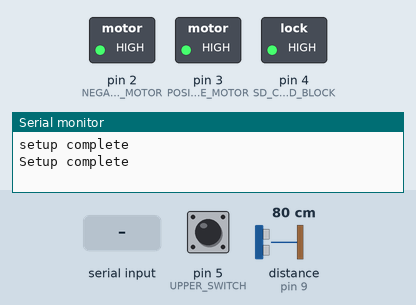
Simulated run of this sketch. Board: Arduino Uno, built with avr-gcc and run on an emulated ATmega328P. Shown: switched loads named in the sketch (green lamp = pin HIGH), the last lines printed to the serial monitor. Dashed ring = blinking. Inputs (shaded band) come from the test bench; at power-on: pin 5 (UPPER_SWITCH) LOW, distance to the obstacle (sensor on pin 9) 80 cm. The echo pulse lasts 58.3 µs per cm; pins used as bus, display or sensor lines are not drawn.

Above: at 1.2 s.
1.3 s: "L90\n" received over Serial
At 7.2 s:
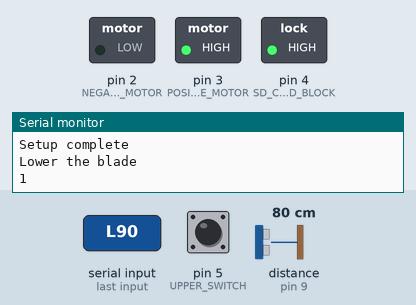
7.3 s: "U90\n" received over Serial
10.3 s: "L,45\n" received over Serial
At 10.8 s:
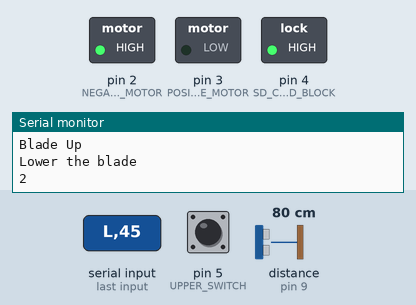
Timing chart, 0 to 17.5 s (numbered marks = the images above; inputs shaded):
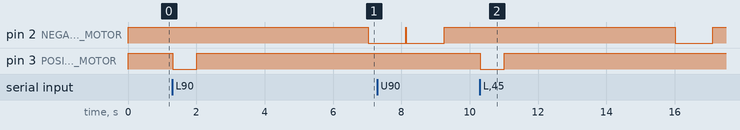

Measured:
- after the input at 1.3 s, pin 2 (NEGATIVE_MOTOR): HIGH → LOW after 5.7 s; pin 3 (POSITIVE_MOTOR): HIGH → LOW at once, → HIGH 0.70 s later
- after the input at 10.3 s, pin 2 (NEGATIVE_MOTOR): HIGH → LOW after 5.7 s, → HIGH 1.1 s later; pin 3 (POSITIVE_MOTOR): HIGH → LOW at once, → HIGH 0.70 s later

The sketch:

halloween2019.ino
```cpp
// Guillotine control
#include <Ethernet.h>

/// Walk through the pins
#define SERIAL_IN 0
#define SERIAL_OUT 1

#define NEGATIVE_MOTOR 2   // Other side
#define POSITIVE_MOTOR 3    // Two relays control the motor
#define SD_CARD_BLOCK 4
#define UPPER_SWITCH 5
#define TRIG_PIN 8       // Trigger pin for echo
#define ECHO_PIN 9       // Pin for reading in1
#define LED 13
// Pin 10-13 are used by ethernet shield

#define RELOAD_DELAY 5000L  // Time to leave blade down before raising it up again
#define ARMED_DELAY 2500L   // Time to wait before blade can fall again

boolean bladeUp = false;
boolean armed = false;

long reloadTimer = 0;
boolean autoReload = true;

long armedTimer = 0;

int counter = 0;

byte mac[] = { 0xDE, 0xEF, 0xFF, 0xEF, 0xFE, 0xEA }; //physical mac address
byte ip[] = { 10, 0, 0, 98 }; // arduino server ip in lan
EthernetServer server(80); //arduino server port
IPAddress computer(10,0,0,12);
boolean reportDrops = false;    // Make a web request when the blade falls.

void setup() {
  // initialize digital pins.
  pinMode(POSITIVE_MOTOR, OUTPUT);
  digitalWrite(POSITIVE_MOTOR, HIGH);    // turn the drill off
  pinMode(NEGATIVE_MOTOR, OUTPUT);
  digitalWrite(NEGATIVE_MOTOR, HIGH);    // turn the drill off
  pinMode(UPPER_SWITCH, INPUT);

  pinMode(TRIG_PIN, OUTPUT); // Sets the trigPin as an Output
  pinMode(ECHO_PIN, INPUT); // Sets the echoPin as an Input

  // Open serial communications and wait for port to open:
  Serial.begin(9600);
  debug("setup complete");

  // Network start
  Ethernet.begin(mac, ip);
  server.begin();
  debug("Setup complete");

  // disable SD card - not needed with bent pin
  pinMode(SD_CARD_BLOCK, OUTPUT);
  digitalWrite(SD_CARD_BLOCK, HIGH);
}

void loop() {
  doRead();

  if(armed && bladeUp) {
    if(holeBlocked()) {
      dropTheBlade();
    }
  }

  checkButton();
  checkTimers();
  checkWebRequests();
  delay(20);
}

void checkWebRequests() {
  // Create a client connection
  EthernetClient client = server.available();
  if (client) {
    String readS;
    while (client.connected()) {
      if (client.available()) {
        char c = client.read();

        //read char by char HTTP request
        if (readS.length() < 100) {
          //store characters to string
          readS += c;
        }

        //if this is the end of a single line
        if (c == '\n') {
          //debug(readString);
          delay(1);

          // The loop ignore all string that are not a get request
          if(readS.indexOf("GET") == 0) {
            int commandLocation = readS.indexOf("command=");
            if(commandLocation > 0) {
              int command = readS.charAt(commandLocation + 8);
              doCommand(command);
            }
            htmlResponse(client);
            //stopping client
            client.stop();
            //debug("closed client");
          }
          //clearing string for next read
          readS="";
        }
      }
    }
  }
}

int parseNumber(String s, int start) {
  int val = s.charAt(start) - '0';
  start++;
  char next = s.charAt(start);
  while(next >= '0' && next <= '9') {
    val *= 10;
    val += next - '0';
    start++;
    next = s.charAt(start);
  }
  return val;
}

void htmlResponse(EthernetClient client) {
    //now output HTML data header
    client.println("HTTP/1.1 200 OK");
    client.println("Content-Type: text/html");
    client.println();
    client.println("<HTML>");
    client.println("<HEAD>");
    client.println("<TITLE>2019 Halloween</TITLE>");
    client.println("</HEAD>");
    client.println("<BODY>");
    client.println("<H1></H1>");
    client.println("<a href=\"a\">Refresh</a><br/>");
    client.println("<a href=\"a?command=U\">Raise the blade</a><br/>");
    client.println("<a href=\"a?command=L\">Lower the blade</a><br/>");
    if(autoReload) {
      client.println("Auto reload on. <a href=\"a?command=r\">Turn Off</a><br/>");
    } else {
      client.println("Auto reload off. <a href=\"a?command=R\">Turn On</a><br/>");
    }
    if(reportDrops) {
      client.println("reportDrops on. <a href=\"a?command=d\">Turn Off</a><br/>");
    } else {
      client.println("reportDrops off. <a href=\"a?command=D\">Turn On</a><br/>");
    }
    client.println("<br/>");
    client.println("</BODY>");
    client.println("</HTML>");
}

/** Read the serial port & run a command */
void doRead() {
  if(Serial.available() > 0) {
    int command = Serial.read();
    doCommand(command);
  }
}

/** Check the button state and light led */
void checkButton() {
  // read the state of the pushbutton value:
  int buttonState = digitalRead(UPPER_SWITCH);
  // check if the pushbutton is pressed. If it is, the buttonState is HIGH:
  if (buttonState == HIGH) {
    // turn LED on:
    digitalWrite(LED, HIGH);
  } else {
    // turn LED off:
    digitalWrite(LED, LOW);
  }
}

/** Simple int read */
int parseString(String s, int from, int to) {
  char carray[6];
  s.substring(from, to).toCharArray(carray, to - from + 1);
  int i = atoi(carray);
  return i;
}

/** Need to set timers since we are single threaded.  Need to continue to loop */
void checkTimers() {
  if(reloadTimer != 0 && reloadTimer < millis()) {
    reloadTimer = 0;
    raiseTheBlade();
  }
  if(armedTimer != 0 && armedTimer < millis()) {
    armedTimer = 0;
    armed = true;
  }
}

void debug(String s) {
  Serial.println(s);
}

void raiseTheBlade() {
  unsigned long endBy = millis() + 1100;

  digitalWrite(NEGATIVE_MOTOR, LOW);    // turn the drill on
  while(digitalRead(UPPER_SWITCH) == LOW && endBy > millis())
    delay(1);
  digitalWrite(NEGATIVE_MOTOR, HIGH);    // turn the drill off
  bladeUp = true;
  debug("Blade Up");
  armedTimer = millis() + ARMED_DELAY;
}

/** Drop the blade - Note this is a blocking call that holds the thread - change to timer if needed */
void dropTheBlade() {
  debug("Lower the blade");
  counter++;
  if(reportDrops) {         // If reporting is on, tell the server
    callPage(computer, 'd');;
  }
  Serial.println(counter);
  digitalWrite(POSITIVE_MOTOR, LOW);    // turn the drill off
  delay(700);
  digitalWrite(POSITIVE_MOTOR, HIGH);    // turn the drill off
  bladeUp = false;
  if(autoReload)
    reloadTimer = millis() + RELOAD_DELAY;
  armed = false;
}

/** Perform an action */
void doCommand(int command) {
  if(command == 'U') {    // UP - Raise the blade
    raiseTheBlade();
  }
  if(command == 'L') {    // LOWER - Drop the blade
    dropTheBlade();
  }
  if(command == 'R') {
    autoReload = true;
  }
  if(command == 'r') {
    autoReload = false;
  }
  if(command == 'D') {
    reportDrops = true;
  }
  if(command == 'd') {
    reportDrops = false;
  }
  if(command == 't') {
    callPage(computer, 'c');
  }
}

/** Read the distance from the echo sensor - returned in 1/1776th of a foot */
long readDistanceLong() {
  long duration;

  // Clears the trigPin
  digitalWrite(TRIG_PIN, LOW);
  delayMicroseconds(2);

  // Sets the trigPin on HIGH state for 10 micro seconds
  digitalWrite(TRIG_PIN, HIGH);
  delayMicroseconds(10);
  digitalWrite(TRIG_PIN, LOW);

  // Reads the echoPin, returns the sound wave travel time in microseconds - timeout for max default is 200ms
  duration = pulseIn(ECHO_PIN, HIGH, 30000ul);

  return duration;
}

boolean holeBlocked() {
  boolean nothing = false;
  for(int i = 0; i < 4; i++) {
    if(readDistanceLong() > 1776ul) {   //  than a foot
      nothing = true;
    }
  }
  return !nothing;
}

/** Read the distance from the echo sensor - returned in ft */
float readDistance() {
  long duration;
  float distance;

  // Clears the trigPin
  digitalWrite(TRIG_PIN, LOW);
  delayMicroseconds(2);

  // Sets the trigPin on HIGH state for 10 micro seconds
  digitalWrite(TRIG_PIN, HIGH);
  delayMicroseconds(10);
  digitalWrite(TRIG_PIN, LOW);

  // Reads the echoPin, returns the sound wave travel time in microseconds - timeout for max default is 200ms
  duration = pulseIn(ECHO_PIN, HIGH, 30000ul);

  // Calculating the distance
  //distance= duration*0.034/2;

  //distance = (((float) duration)/2) / 74;
  //distance /= 12;

  distance = ((float) duration)/1776; // in feet

  return distance;
}

void callPage(IPAddress location, char command) {
  EthernetClient client;

  // if you get a connection, report back via serial:
  if (client.connect(location, 8080)) {
    Serial.println("connected");
    // Make a HTTP request:
    client.print("GET /a?command=");
    client.print(command);
    client.println(" HTTP/1.1");
    client.println();

    getPage(client);
  }
  else {
    // if you didn't get a connection to the server:
    Serial.println("connection failed");
  }

}

void getPage(EthernetClient client)
{
  int reading = 1;
  while(reading > 0) {
    // if there are incoming bytes available
    // from the server, read them and print them:
    if (client.available()) {
      char c = client.read();
      Serial.print(c);
    }

    // if the server's disconnected, stop the client:
    if (!client.connected()) {
      Serial.println();
      Serial.println("disconnecting.");
      client.stop();
      reading = 0;
    }
  }
}
```
